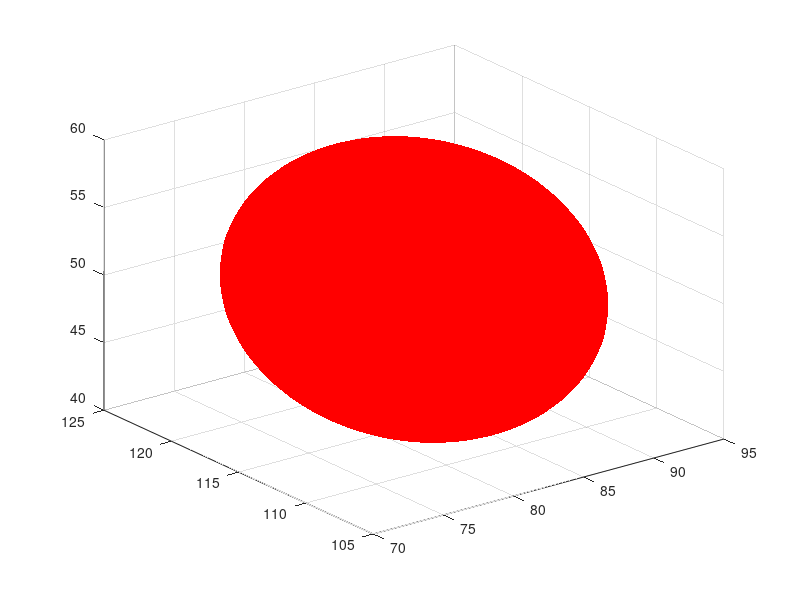

Write the MATLAB code that produced this figure.
function [ PlayerL PlayerR PlayerBody PlayerHead EnemyL EnemyR EnemyBody EnemyHead ] = Bodies( ~ )
%BODIES Bodies of player and enemy
%       Make spheres for heads. Bodies should be cylinders and fists
%       should again be spheres.

%% intialization
rad=10;          %radius of a sphere
[x,y,z]= sphere(50);  %create a sphere
[xc yc zc]=cylinder(1, 20);  %create a cylinder
heightCylin=50;

%% bodies

xPlayer=100+rad.*xc;
yPlayer=65+rad.*yc;
zPlayer=20+heightCylin.*zc;
PlayerBody=surf(xPlayer, yPlayer, zPlayer, 'FaceColor', [0 0 1], 'Edgecolor', 'none');

xEnemy=100+rad.*xc;
yEnemy=135+rad.*yc;
zEnemy=20+heightCylin.*zc;
EnemyBody=surf(xEnemy, yEnemy, zEnemy, 'FaceColor', [1 0 0], 'Edgecolor', 'none');

%% heads

xPlayerHead=100+1.25*rad.*x;
yPlayerHead=65+1.25*rad.*y;
zPlayerHead=80+1.25*rad.*z;
PlayerHead=surf(xPlayerHead, yPlayerHead, zPlayerHead, 'FaceColor', [0 0 1], 'EdgeColor', 'none');

xEnemyHead=100+1.25*rad.*x;
yEnemyHead=135+1.25*rad.*y;
zEnemyHead=80+1.25*rad.*z;
EnemyHead=surf(xEnemyHead, yEnemyHead, zEnemyHead, 'FaceColor', [1 0 0], 'EdgeColor', 'none');

%% fists

xPlayerL=82.5+rad.*x;        %scaling the size of the sphere
yPlayerL=85+rad.*y;        %scaling the size of the sphere
zPlayerL=50+rad.*z;        %scaling the size of the sphere
PlayerL=surf(xPlayerL, yPlayerL, zPlayerL, 'Facecolor', [0 0 1], 'Edgecolor', 'none'); %draws the sphere
PlayerLData=[xPlayerL yPlayerL zPlayerL];

xPlayerR=117.5+rad.*x;        %scaling the size of the sphere
yPlayerR=85+rad.*y;        %scaling the size of the sphere
zPlayerR=50+rad.*z;        %scaling the size of the sphere
PlayerR=surf(xPlayerR, yPlayerR, zPlayerR, 'Facecolor', [0 0 1], 'Edgecolor', 'none'); %draws the sphere
PlayerRData=[xPlayerR yPlayerR zPlayerR];

xEnemyL=117.5+rad.*x;        %scaling the size of the sphere
yEnemyL=115+rad.*y;        %scaling the size of the sphere
zEnemyL=50+rad.*z;        %scaling the size of the sphere
EnemyL=surf(xEnemyL, yEnemyL, zEnemyL, 'Facecolor', [1 0 0], 'Edgecolor', 'none'); %draws the sphere
EnemyLData=[xEnemyL yEnemyL zEnemyL];

xEnemyR=82.5+rad.*x;        %scaling the size of the sphere
yEnemyR=115+rad.*y;        %scaling the size of the sphere
zEnemyR=50+rad.*z;        %scaling the size of the sphere
EnemyR=surf(xEnemyR, yEnemyR, zEnemyR, 'Facecolor', [1 0 0], 'Edgecolor', 'none'); %draws the sphere
EnemyRData=[xEnemyR yEnemyR zEnemyR];

end